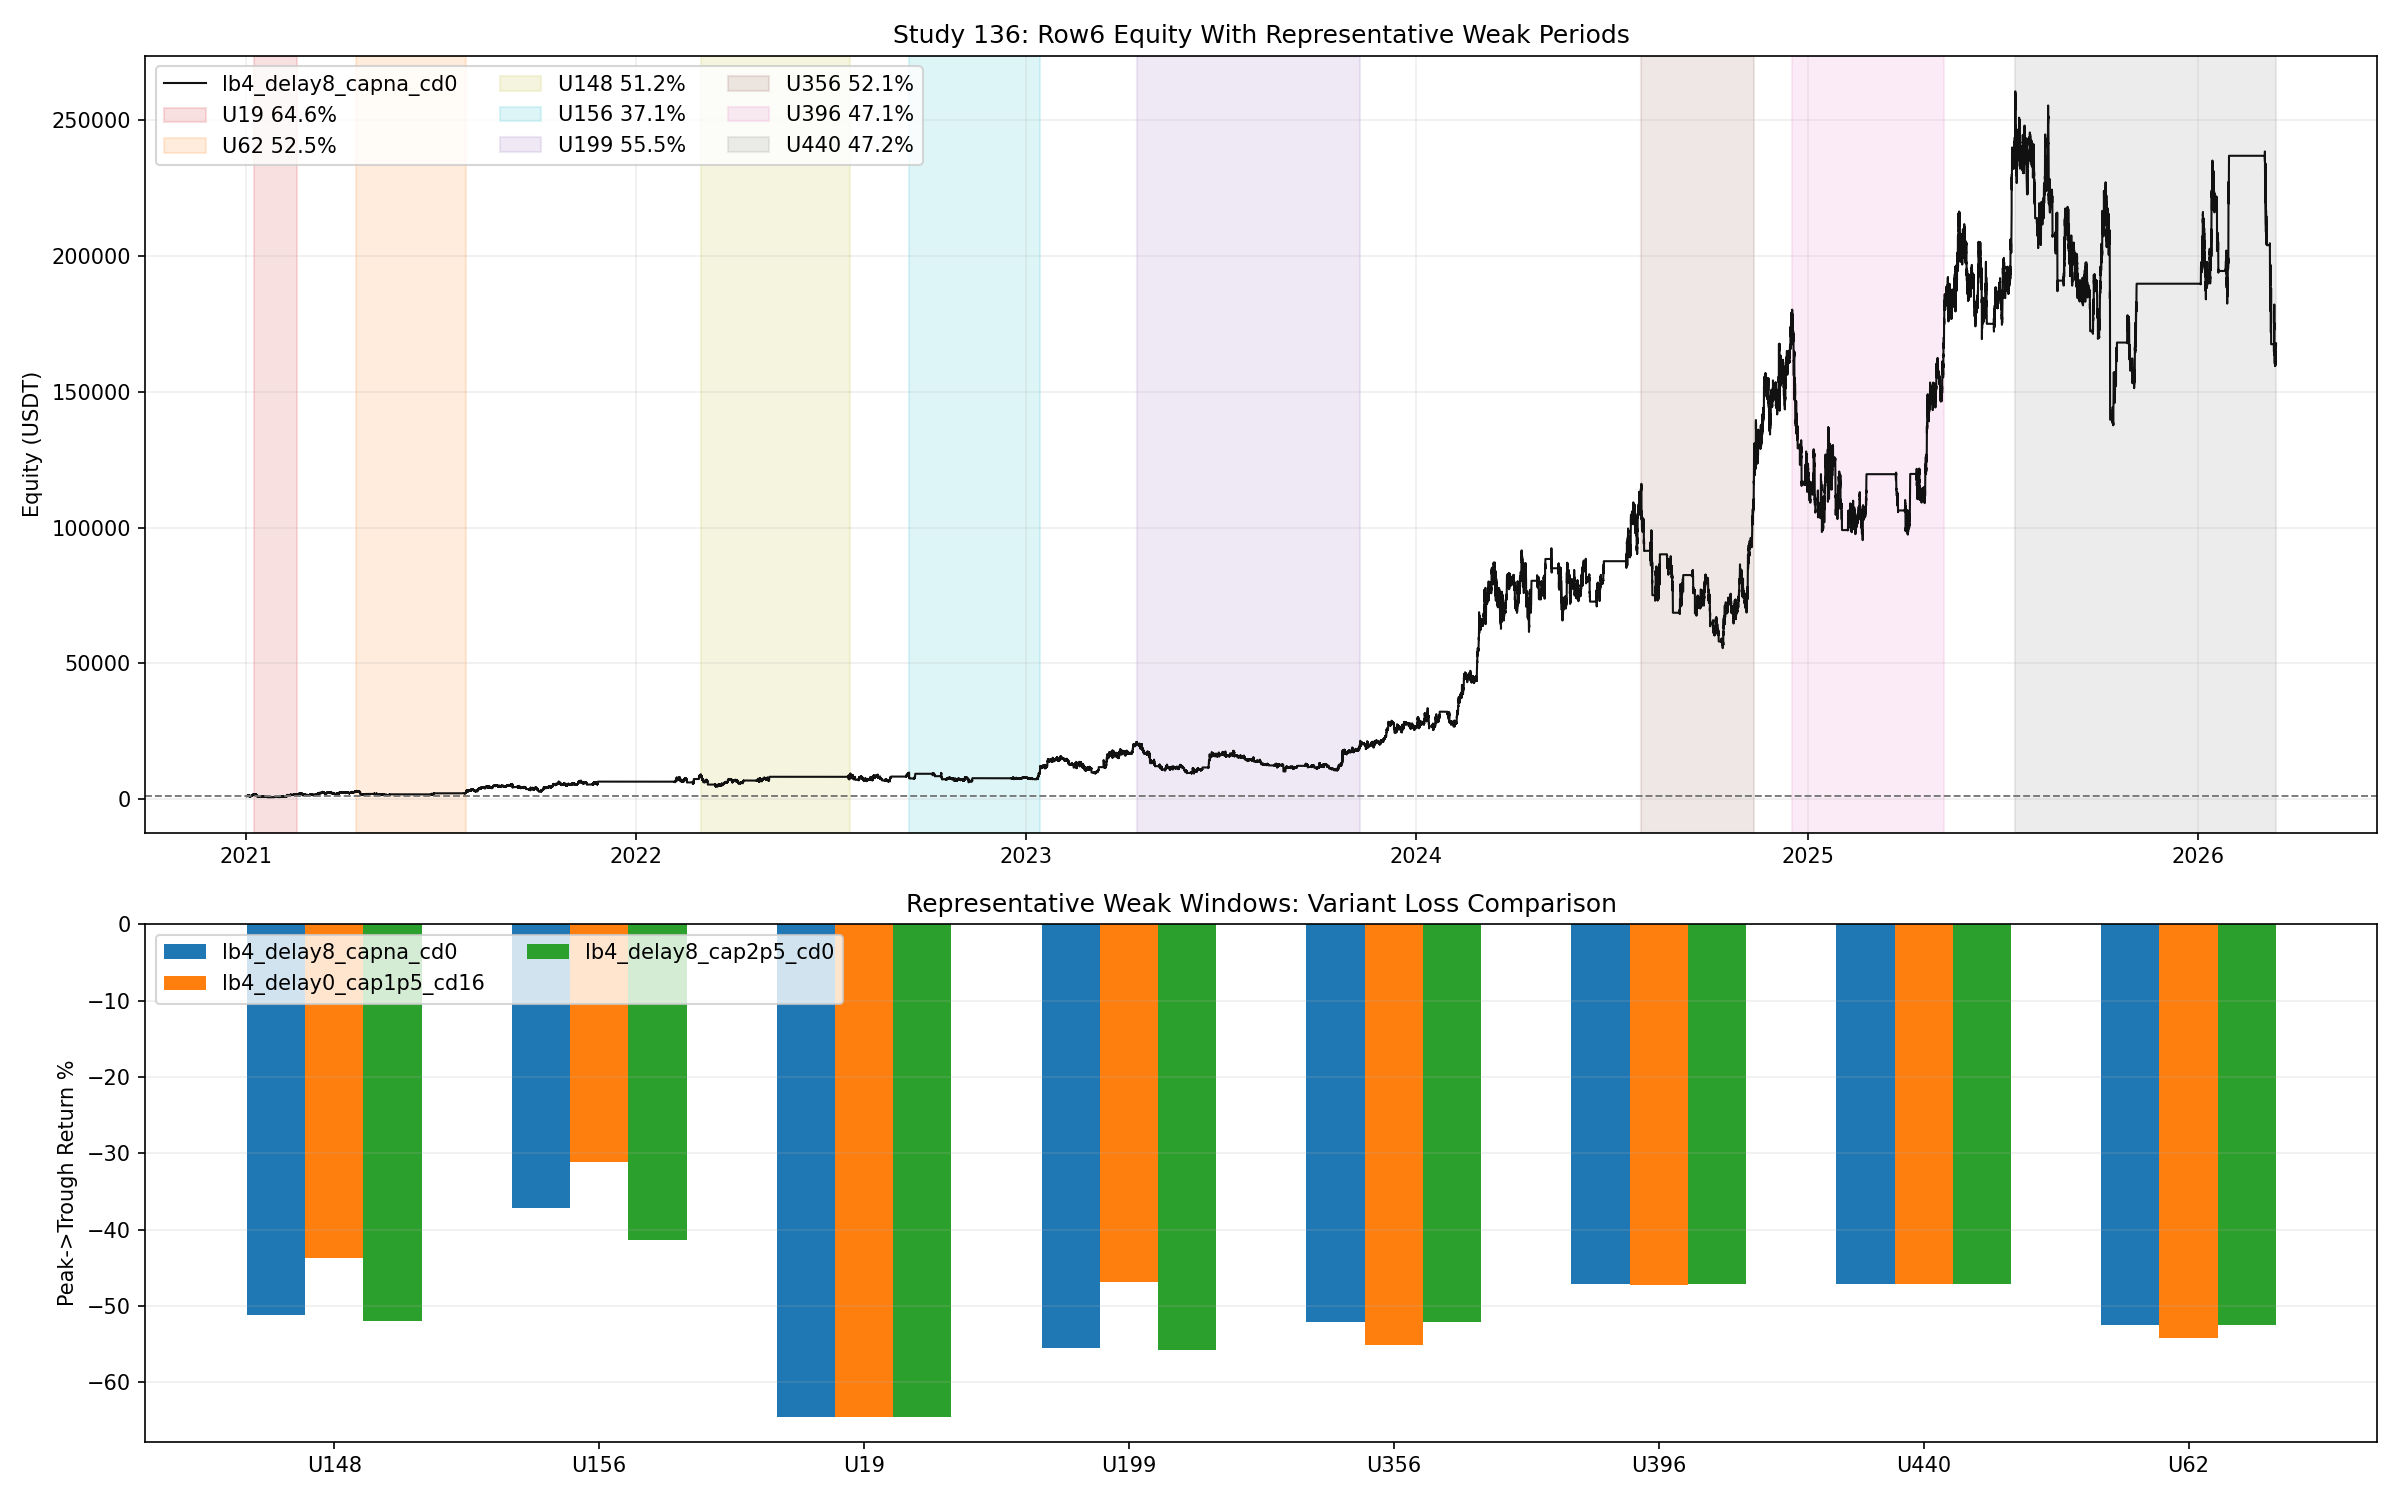

Write Python code to recreate this figure.
from __future__ import annotations

import importlib.util
import sys
from pathlib import Path

import matplotlib.pyplot as plt
import numpy as np
import pandas as pd

ROOT = Path(__file__).resolve().parent

BASE_47_PATH = ROOT / "47_backtest_btcusdt_scale06_adx002_case1_standalone.py"
BASE_76_PATH = ROOT / "76_backtest_btcusdt_scale06_adx002_regime_hold_leverage_sweep.py"
BASE_111_PATH = ROOT / "111_backtest_btcusdt_sr_smc_5m_profitmax.py"
BASE_114_PATH = ROOT / "114_backtest_btcusdt_best_with_sr_smc_filters.py"
BASE_117_PATH = ROOT / "117_backtest_btcusdt_115_highcagr_push.py"
BASE_126_PATH = ROOT / "126_backtest_btcusdt_case3_long_quality_push.py"

OUT_BASE = "136_backtest_btcusdt_row6_episode_state_analysis"
OUT_PNG = ROOT / f"{OUT_BASE}.png"
OUT_MD = ROOT / f"{OUT_BASE}.md"
OUT_EPISODES_CSV = ROOT / f"{OUT_BASE}.csv"
OUT_COMPARE_CSV = ROOT / f"{OUT_BASE}_compare.csv"
OUT_CURVES_CSV = ROOT / f"{OUT_BASE}_curves.csv"

PRIMARY_VARIANT = "lb4_delay8_capna_cd0"
COMPARE_VARIANTS = ["lb4_delay8_cap2p5_cd0", "lb4_delay0_cap1p5_cd16"]
TOP_DEPTH = 5
TOP_DURATION = 5


def load_module(alias: str, path: Path):
    spec = importlib.util.spec_from_file_location(alias, path)
    if spec is None or spec.loader is None:
        raise RuntimeError(f"Cannot load module from: {path}")
    module = importlib.util.module_from_spec(spec)
    sys.modules[alias] = module
    spec.loader.exec_module(module)
    return module


def _fmt(v: float, digits: int = 4) -> str:
    return "N/A" if pd.isna(v) else f"{float(v):.{digits}f}"


def compute_curve_stats(curve: pd.DataFrame, equity_col: str, initial_capital: float) -> dict:
    series = curve[equity_col].astype(float)
    final_equity = float(series.iloc[-1])
    years = max((curve["timestamp"].iloc[-1] - curve["timestamp"].iloc[0]).total_seconds() / 86400.0 / 365.25, 1e-9)
    cagr_pct = ((final_equity / float(initial_capital)) ** (1.0 / years) - 1.0) * 100.0
    dd = series / series.cummax() - 1.0
    max_drawdown_pct = float(-dd.min() * 100.0)
    calmar_ratio = float(cagr_pct / max_drawdown_pct) if max_drawdown_pct > 0 else np.nan
    return {
        "final_equity": final_equity,
        "total_return_pct": (final_equity / float(initial_capital) - 1.0) * 100.0,
        "cagr_pct": cagr_pct,
        "max_drawdown_pct": max_drawdown_pct,
        "calmar_ratio": calmar_ratio,
    }


def compute_underwater_episodes(curve: pd.DataFrame) -> pd.DataFrame:
    df = curve[["timestamp", "equity"]].copy().sort_values("timestamp").reset_index(drop=True)
    df["dd"] = df["equity"] / df["equity"].cummax() - 1.0
    episodes = []
    peak_idx = 0
    in_dd = False
    start_idx = None
    for i, dd in enumerate(df["dd"].to_numpy(dtype=float)):
        if not in_dd and dd < 0:
            in_dd = True
            start_idx = peak_idx
        if in_dd and dd == 0:
            seg = df.iloc[start_idx : i + 1].copy()
            trough_idx = int(seg["dd"].idxmin())
            episodes.append(
                {
                    "peak_idx": start_idx,
                    "trough_idx": trough_idx,
                    "recovery_idx": i,
                    "peak_time": df.iloc[start_idx]["timestamp"],
                    "trough_time": df.iloc[trough_idx]["timestamp"],
                    "recovery_time": df.iloc[i]["timestamp"],
                    "peak_equity": float(df.iloc[start_idx]["equity"]),
                    "trough_equity": float(df.iloc[trough_idx]["equity"]),
                    "recovery_equity": float(df.iloc[i]["equity"]),
                    "depth_pct": -float(seg["dd"].min() * 100.0),
                    "days_to_trough": (df.iloc[trough_idx]["timestamp"] - df.iloc[start_idx]["timestamp"]).total_seconds() / 86400.0,
                    "days_to_recovery": (df.iloc[i]["timestamp"] - df.iloc[start_idx]["timestamp"]).total_seconds() / 86400.0,
                    "recovered": True,
                }
            )
            in_dd = False
        if dd == 0:
            peak_idx = i
    if in_dd and start_idx is not None:
        seg = df.iloc[start_idx:].copy()
        trough_idx = int(seg["dd"].idxmin())
        end_idx = len(df) - 1
        episodes.append(
            {
                "peak_idx": start_idx,
                "trough_idx": trough_idx,
                "recovery_idx": np.nan,
                "peak_time": df.iloc[start_idx]["timestamp"],
                "trough_time": df.iloc[trough_idx]["timestamp"],
                "recovery_time": pd.NaT,
                "peak_equity": float(df.iloc[start_idx]["equity"]),
                "trough_equity": float(df.iloc[trough_idx]["equity"]),
                "recovery_equity": float(df.iloc[end_idx]["equity"]),
                "depth_pct": -float(seg["dd"].min() * 100.0),
                "days_to_trough": (df.iloc[trough_idx]["timestamp"] - df.iloc[start_idx]["timestamp"]).total_seconds() / 86400.0,
                "days_to_recovery": (df.iloc[end_idx]["timestamp"] - df.iloc[start_idx]["timestamp"]).total_seconds() / 86400.0,
                "recovered": False,
            }
        )
    out = pd.DataFrame(episodes).sort_values("peak_time").reset_index(drop=True)
    out.insert(0, "episode_id", [f"U{i+1}" for i in range(len(out))])
    return out


def classify_episode(seg: pd.DataFrame) -> str:
    price_ret = (float(seg["close"].iloc[-1]) / float(seg["close"].iloc[0]) - 1.0) * 100.0
    long_share = float((seg["side"] > 0).mean() * 100.0)
    short_share = float((seg["side"] < 0).mean() * 100.0)
    flat_share = float((seg["side"] == 0).mean() * 100.0)
    bearish_share = float((seg["trend_4h_confirmed"] == "bearish").mean() * 100.0)
    gate_share = float(seg["short_gate_open"].astype(float).mean() * 100.0)
    side_changes = int((seg["side"].fillna(0).astype(int).diff().fillna(0) != 0).sum())
    if long_share >= 45.0 and price_ret <= -15.0:
        return "급락 초입 롱 잔류"
    if bearish_share >= 60.0 and flat_share >= 35.0 and gate_share <= 8.0:
        return "느린 약세장 숏 기회 부족"
    if side_changes >= 10 and long_share >= 20.0 and short_share >= 20.0:
        return "양방향 휩쏘 누적"
    return "혼합형 추세/휩쏘"


def summarize_episode(episode: pd.Series, merged: pd.DataFrame) -> dict:
    peak_time = pd.Timestamp(episode["peak_time"])
    trough_time = pd.Timestamp(episode["trough_time"])
    recovery_time = pd.Timestamp(episode["recovery_time"]) if pd.notna(episode["recovery_time"]) else pd.Timestamp(merged["timestamp"].max())
    seg_pt = merged[(merged["timestamp"] >= peak_time) & (merged["timestamp"] <= trough_time)].copy()
    seg_full = merged[(merged["timestamp"] >= peak_time) & (merged["timestamp"] <= recovery_time)].copy()
    price_peak = float(seg_pt["close"].iloc[0])
    price_trough = float(seg_pt["close"].iloc[-1])
    price_recovery = float(seg_full["close"].iloc[-1])
    return {
        "btc_peak_to_trough_pct": (price_trough / price_peak - 1.0) * 100.0,
        "btc_peak_to_recovery_pct": (price_recovery / price_peak - 1.0) * 100.0,
        "bullish_4h_share_pct": float((seg_pt["trend_4h_confirmed"] == "bullish").mean() * 100.0),
        "bearish_4h_share_pct": float((seg_pt["trend_4h_confirmed"] == "bearish").mean() * 100.0),
        "long_share_pct": float((seg_pt["side"] > 0).mean() * 100.0),
        "short_share_pct": float((seg_pt["side"] < 0).mean() * 100.0),
        "flat_share_pct": float((seg_pt["side"] == 0).mean() * 100.0),
        "short_gate_open_share_pct": float(seg_pt["short_gate_open"].astype(float).mean() * 100.0),
        "avg_bearish_ob_above_count": float(seg_pt["bearish_ob_above_count"].mean()),
        "avg_bullish_ob_below_count": float(seg_pt["bullish_ob_below_count"].mean()),
        "side_change_count": int((seg_pt["side"].fillna(0).astype(int).diff().fillna(0) != 0).sum()),
        "episode_label": classify_episode(seg_pt),
    }


def align_window_return(curve: pd.DataFrame, start_ts: pd.Timestamp, end_ts: pd.Timestamp) -> dict:
    seg = curve[(curve["timestamp"] >= start_ts) & (curve["timestamp"] <= end_ts)].copy()
    start_eq = float(seg["equity"].iloc[0])
    end_eq = float(seg["equity"].iloc[-1])
    dd = seg["equity"].astype(float) / seg["equity"].cummax().astype(float) - 1.0
    return {"window_return_pct": (end_eq / start_eq - 1.0) * 100.0, "window_mdd_pct": -float(dd.min() * 100.0)}


def run_variant_126_state(df: pd.DataFrame, cfg: dict, s76, m117) -> tuple[pd.DataFrame, dict]:
    leverage = float(cfg["leverage"])
    gate_bars = int(cfg["gate_bars"])
    body_atr_mult = float(cfg["body_atr_mult"])
    short_tp_threshold = float(cfg["short_tp_return_pct"]) / 100.0
    max_bearish_above_for_long = int(cfg["max_bearish_above_for_long"])
    long_bullish_delay_bars = int(cfg["long_bullish_delay_bars"])
    long_premium_cap_red_avg_pct = float(cfg["long_premium_cap_red_avg_pct"]) if not pd.isna(cfg["long_premium_cap_red_avg_pct"]) else np.nan
    long_short_sweep_cooldown_bars = int(cfg["long_short_sweep_cooldown_bars"])

    timestamps = df["timestamp"].to_numpy()
    open_np = df["open"].to_numpy(dtype=float)
    high_np = df["high"].to_numpy(dtype=float)
    low_np = df["low"].to_numpy(dtype=float)
    close_np = df["close"].to_numpy(dtype=float)
    atr20 = df["atr20"].to_numpy(dtype=float)
    ema20 = df["ema20"].to_numpy(dtype=float)
    trend = df["trend_4h_confirmed"].astype(str).to_numpy()
    body = df["body"].to_numpy(dtype=float)
    liq_high = df["liq_high_24h_prev"].to_numpy(dtype=float)
    red_avg = df["red_avg"].to_numpy(dtype=float)
    bearish_ob_above_count = df["bearish_ob_above_count"].to_numpy(dtype=int)
    bullish_ob_below_count = df["bullish_ob_below_count"].to_numpy(dtype=int)

    wallet = s76.INITIAL_CAPITAL
    reserve = s76.INITIAL_CAPITAL
    margin = 0.0
    qty = 0.0
    entry = 0.0
    side = 0
    entry_wallet = np.nan
    locked_side = 0
    short_gate_until = -10**9
    prev_trend = None
    bullish_streak = 0
    last_short_sweep_idx = -10**9
    rows: list[dict] = []
    stats = {"trades": 0, "long_entries": 0, "short_entries": 0, "stop_exits": 0, "signal_exits": 0, "tp_exits": 0, "liquidations": 0}

    for i in range(len(df)):
        price_open = float(open_np[i])
        price_high = float(high_np[i])
        price_low = float(low_np[i])
        price_close = float(close_np[i])
        cur_trend = str(trend[i])
        blocked_reentry = False
        bullish_streak = bullish_streak + 1 if cur_trend == "bullish" else 0
        if prev_trend is not None and cur_trend != prev_trend and cur_trend == "bullish":
            short_gate_until = -10**9
        prev_trend = cur_trend

        short_sweep_event = bool(cur_trend == "bearish" and pd.notna(liq_high[i]) and pd.notna(atr20[i]) and body[i] >= atr20[i] * body_atr_mult and price_high > liq_high[i] and price_close < liq_high[i] and price_close < price_open)
        if short_sweep_event:
            short_gate_until = max(short_gate_until, i + gate_bars)
            last_short_sweep_idx = i

        if side != 0:
            liq_price = s76._liq_price(entry, leverage, side)
            stop_price = entry * (1.0 - s76.STOP_PCT) if side > 0 else entry * (1.0 + s76.STOP_PCT)
            if side > 0 and leverage > 1.0 and price_low <= liq_price:
                wallet = max(reserve, 0.0)
                reserve = wallet
                margin = qty = entry = 0.0
                side = 0
                entry_wallet = np.nan
                blocked_reentry = True
                stats["trades"] += 1
                stats["liquidations"] += 1
            elif side < 0 and leverage > 1.0 and price_high >= liq_price:
                wallet = max(reserve, 0.0)
                reserve = wallet
                margin = qty = entry = 0.0
                side = 0
                entry_wallet = np.nan
                blocked_reentry = True
                stats["trades"] += 1
                stats["liquidations"] += 1
            elif side > 0 and price_low <= stop_price:
                wallet = s76._realize_close(reserve, margin, qty, entry, stop_price, side)
                reserve = wallet
                margin = qty = entry = 0.0
                side = 0
                entry_wallet = np.nan
                blocked_reentry = True
                stats["trades"] += 1
                stats["stop_exits"] += 1
            elif side < 0 and price_high >= stop_price:
                wallet = s76._realize_close(reserve, margin, qty, entry, stop_price, side)
                reserve = wallet
                margin = qty = entry = 0.0
                side = 0
                entry_wallet = np.nan
                blocked_reentry = True
                stats["trades"] += 1
                stats["stop_exits"] += 1
            elif side < 0 and entry_wallet > 0:
                marked_wallet = s76._mark_to_market(reserve, margin, qty, entry, price_close, side)
                if marked_wallet / entry_wallet - 1.0 >= short_tp_threshold:
                    wallet = s76._realize_close(reserve, margin, qty, entry, price_close, side)
                    reserve = wallet
                    margin = qty = entry = 0.0
                    locked_side = side
                    side = 0
                    entry_wallet = np.nan
                    stats["trades"] += 1
                    stats["tp_exits"] += 1

        desired_side = 1 if cur_trend == "bullish" else -1
        if locked_side != 0:
            if desired_side == locked_side:
                desired_side = 0
            elif desired_side == -locked_side:
                locked_side = 0

        if not blocked_reentry and side != desired_side:
            if side != 0:
                wallet = s76._realize_close(reserve, margin, qty, entry, price_close, side)
                reserve = wallet
                margin = qty = entry = 0.0
                side = 0
                entry_wallet = np.nan
                stats["trades"] += 1
                stats["signal_exits"] += 1
            if desired_side != 0 and wallet > 0:
                allow_entry = True
                if desired_side < 0:
                    allow_entry = i <= short_gate_until and price_close < ema20[i]
                if allow_entry and desired_side > 0:
                    if int(bearish_ob_above_count[i]) > max_bearish_above_for_long:
                        allow_entry = False
                    elif bullish_streak <= long_bullish_delay_bars:
                        allow_entry = False
                    elif long_short_sweep_cooldown_bars > 0 and (i - last_short_sweep_idx) <= long_short_sweep_cooldown_bars:
                        allow_entry = False
                    elif not pd.isna(long_premium_cap_red_avg_pct) and price_close > red_avg[i] * (1.0 + long_premium_cap_red_avg_pct / 100.0):
                        allow_entry = False
                if allow_entry and not m117.smc_entry_allowed(desired_side, int(bearish_ob_above_count[i]), int(bullish_ob_below_count[i]), 99, 0):
                    allow_entry = False
                if allow_entry:
                    reserve, margin, qty, entry = s76._open_position(wallet, price_close, leverage, desired_side)
                    wallet = reserve + margin
                    side = desired_side
                    entry_wallet = wallet
                    stats["long_entries" if desired_side > 0 else "short_entries"] += 1

        equity = wallet if side == 0 else s76._mark_to_market(reserve, margin, qty, entry, price_close, side)
        rows.append({"timestamp": timestamps[i], "equity": equity, "side": side, "locked_side": locked_side, "short_gate_open": int(i <= short_gate_until), "variant": str(cfg["variant"])})

    if side != 0 and len(df):
        wallet = s76._realize_close(reserve, margin, qty, entry, float(close_np[-1]), side)
        rows[-1]["equity"] = wallet
        rows[-1]["side"] = 0
        stats["trades"] += 1
    return pd.DataFrame(rows), stats


def save_plot(primary_curve: pd.DataFrame, representative_df: pd.DataFrame, compare_df: pd.DataFrame) -> None:
    fig, axes = plt.subplots(2, 1, figsize=(16, 10), sharex=False, gridspec_kw={"height_ratios": [1.8, 1.2]})
    ax_eq, ax_cmp = axes
    ax_eq.plot(primary_curve["timestamp"], primary_curve["equity"], color="#111111", linewidth=1.0, label=PRIMARY_VARIANT)
    ax_eq.axhline(1000.0, color="#777777", linestyle="--", linewidth=0.9)
    colors = ["#d62728", "#ff7f0e", "#bcbd22", "#17becf", "#9467bd", "#8c564b", "#e377c2", "#7f7f7f"]
    for i, (_, row) in enumerate(representative_df.iterrows()):
        start = pd.Timestamp(row["peak_time"])
        end = pd.Timestamp(row["recovery_time"]) if pd.notna(row["recovery_time"]) else pd.Timestamp(primary_curve["timestamp"].max())
        ax_eq.axvspan(start, end, color=colors[i % len(colors)], alpha=0.14, label=f"{row['episode_id']} {row['depth_pct']:.1f}%")
    ax_eq.set_title("Study 136: Row6 Equity With Representative Weak Periods")
    ax_eq.set_ylabel("Equity (USDT)")
    ax_eq.grid(True, alpha=0.2)
    ax_eq.legend(loc="upper left", ncol=3)

    pivot = compare_df.pivot(index="episode_id", columns="variant", values="window_return_pct")
    pivot = pivot[[PRIMARY_VARIANT] + [v for v in pivot.columns if v != PRIMARY_VARIANT]]
    width = 0.22
    x = np.arange(len(pivot.index))
    for i, col in enumerate(pivot.columns):
        ax_cmp.bar(x + (i - (len(pivot.columns) - 1) / 2) * width, pivot[col].to_numpy(dtype=float), width=width, label=col)
    ax_cmp.set_xticks(x)
    ax_cmp.set_xticklabels(pivot.index.tolist())
    ax_cmp.set_ylabel("Peak->Trough Return %")
    ax_cmp.set_title("Representative Weak Windows: Variant Loss Comparison")
    ax_cmp.grid(True, axis="y", alpha=0.2)
    ax_cmp.legend(loc="upper left", ncol=2)
    fig.tight_layout()
    fig.savefig(OUT_PNG, dpi=150)
    plt.close(fig)


def save_report(overall_df: pd.DataFrame, deepest_df: pd.DataFrame, longest_df: pd.DataFrame, representative_df: pd.DataFrame, compare_df: pd.DataFrame, start_ts: pd.Timestamp, end_ts: pd.Timestamp) -> None:
    primary = overall_df[overall_df["variant"] == PRIMARY_VARIANT].iloc[0]
    summary = compare_df.groupby("variant").agg(avg_peak_to_trough_loss_pct=("window_return_pct", "mean"), worst_peak_to_trough_loss_pct=("window_return_pct", "min"), avg_window_mdd_pct=("window_mdd_pct", "mean")).reset_index()
    label_counts = representative_df["episode_label"].value_counts().to_dict()
    lines: list[str] = []
    lines.append("# 136번 연구: row6 약한 구간의 BTC 상태 분석")
    lines.append("")
    lines.append(f"- 대상 전략: `{PRIMARY_VARIANT}`")
    lines.append(f"- 분석 구간: `{start_ts}` ~ `{end_ts}`")
    lines.append(f"- 현재 성적: CAGR `{_fmt(primary['cagr_pct'])}%`, MDD `{_fmt(primary['max_drawdown_pct'])}%`, Calmar `{_fmt(primary['calmar_ratio'])}`")
    lines.append("")
    lines.append("## 깊게 잃은 구간 Top 5")
    lines.append("| Episode | Peak | Trough | Recovery | Depth % | Days To Recovery | BTC Peak->Trough % | Label |")
    lines.append("| --- | --- | --- | --- | ---: | ---: | ---: | --- |")
    for _, row in deepest_df.iterrows():
        recovery_text = row["recovery_time"] if pd.notna(row["recovery_time"]) else "미회복"
        lines.append(f"| {row['episode_id']} | {row['peak_time']} | {row['trough_time']} | {recovery_text} | {_fmt(row['depth_pct'])} | {_fmt(row['days_to_recovery'], 1)} | {_fmt(row['btc_peak_to_trough_pct'])} | {row['episode_label']} |")
    lines.append("")
    lines.append("## 오래 묶인 구간 Top 5")
    lines.append("| Episode | Peak | Trough | Recovery | Depth % | Days To Recovery | Flat % | Gate Open % | Label |")
    lines.append("| --- | --- | --- | --- | ---: | ---: | ---: | ---: | --- |")
    for _, row in longest_df.iterrows():
        recovery_text = row["recovery_time"] if pd.notna(row["recovery_time"]) else "미회복"
        lines.append(f"| {row['episode_id']} | {row['peak_time']} | {row['trough_time']} | {recovery_text} | {_fmt(row['depth_pct'])} | {_fmt(row['days_to_recovery'], 1)} | {_fmt(row['flat_share_pct'])} | {_fmt(row['short_gate_open_share_pct'])} | {row['episode_label']} |")
    lines.append("")
    lines.append("## 대표 구간 해석")
    for _, row in representative_df.iterrows():
        recovery_text = row["recovery_time"] if pd.notna(row["recovery_time"]) else "미회복"
        lines.append(f"- `{row['episode_id']}` {row['episode_label']}: `{row['peak_time']}` -> `{row['trough_time']}` -> `{recovery_text}` / BTC `{_fmt(row['btc_peak_to_trough_pct'])}%` / long `{_fmt(row['long_share_pct'])}%` short `{_fmt(row['short_share_pct'])}%` flat `{_fmt(row['flat_share_pct'])}%` / bearish4h `{_fmt(row['bearish_4h_share_pct'])}%` / gate `{_fmt(row['short_gate_open_share_pct'])}%` / side changes `{int(row['side_change_count'])}`")
    lines.append("")
    lines.append("## 공통 패턴")
    lines.append(f"- 대표 약한 구간 분류: 급락 초입 롱 잔류 `{int(label_counts.get('급락 초입 롱 잔류', 0))}`회, 느린 약세장 숏 기회 부족 `{int(label_counts.get('느린 약세장 숏 기회 부족', 0))}`회, 양방향 휩쏘 누적 `{int(label_counts.get('양방향 휩쏘 누적', 0))}`회.")
    lines.append("- row6의 약점은 두 갈래로 보인다. 빠른 하락 초입에서 롱을 늦게 접는 문제와, 천천히 미끄러지는 약세장에서 숏을 충분히 못 잡는 문제가 같이 있다.")
    lines.append("- 긴 정체 구간은 bearish 4h 비중이 높은데도 flat 비중이 높고 short gate open 비중이 낮다. 즉 느린 bear trend를 자주 놓친다.")
    lines.append("- 깊은 손실 구간 일부는 long 비중이 높은 상태에서 BTC가 이미 크게 밀렸다. 즉 bullish confirmed 체계가 급락 초입엔 늦게 반응한다.")
    lines.append("")
    lines.append("## 개선 힌트")
    lines.append("- 1. `slow bear continuation short` 경로를 따로 넣는 게 가장 유력하다. 지금 short는 sweep 이벤트 의존도가 높다.")
    lines.append("- 2. bearish 전환 초입 long de-risk를 더 빠르게 해야 한다. delay8만으로는 큰 급락 초입 방어가 부족해 보인다.")
    lines.append("- 3. 3.0x는 약한 구간을 증폭한다. 공격성을 유지하더라도 `3.0x -> 2.5x` 다운시프트가 첫 수정안으로 자연스럽다.")
    lines.append("- 4. premium cap 계열은 추격 롱 완화 후보로 여전히 유효하다.")
    lines.append("")
    lines.append("## 대표 구간 비교")
    lines.append("| Variant | Overall CAGR % | Overall MDD % | Avg Peak->Trough % | Worst Peak->Trough % | Avg Window MDD % |")
    lines.append("| --- | ---: | ---: | ---: | ---: | ---: |")
    for _, row in summary.merge(overall_df[["variant", "cagr_pct", "max_drawdown_pct"]], on="variant", how="left").iterrows():
        lines.append(f"| {row['variant']} | {_fmt(row['cagr_pct'])} | {_fmt(row['max_drawdown_pct'])} | {_fmt(row['avg_peak_to_trough_loss_pct'])} | {_fmt(row['worst_peak_to_trough_loss_pct'])} | {_fmt(row['avg_window_mdd_pct'])} |")
    lines.append("")
    lines.append("## 산출물")
    lines.append(f"- Plot: `{OUT_PNG.name}`")
    lines.append(f"- Episodes CSV: `{OUT_EPISODES_CSV.name}`")
    lines.append(f"- Compare CSV: `{OUT_COMPARE_CSV.name}`")
    lines.append(f"- Curves CSV: `{OUT_CURVES_CSV.name}`")
    lines.append(f"- Report: `{OUT_MD.name}`")
    OUT_MD.write_text("\n".join(lines) + "\n", encoding="utf-8")


def run() -> None:
    m47 = load_module("study47_for_136", BASE_47_PATH)
    s76 = load_module("study76_for_136", BASE_76_PATH)
    m111 = load_module("study111_for_136", BASE_111_PATH)
    m114 = load_module("study114_for_136", BASE_114_PATH)
    m117 = load_module("study117_for_136", BASE_117_PATH)
    m126 = load_module("study126_for_136", BASE_126_PATH)
    df_1m, df_4h, end_ts = m114.load_market_data_2021plus()
    market = m114.prepare_market_114(df_1m, df_4h, m47, m111)
    variants = [PRIMARY_VARIANT] + COMPARE_VARIANTS
    cfgs = {cfg["variant"]: cfg for cfg in m126.build_variants() if cfg["variant"] in variants}

    primary_curve, primary_stats = run_variant_126_state(market, cfgs[PRIMARY_VARIANT], s76, m117)
    primary_curve["timestamp"] = pd.to_datetime(primary_curve["timestamp"])
    curves = {PRIMARY_VARIANT: primary_curve.copy()}
    overall_rows = [{"variant": PRIMARY_VARIANT, **compute_curve_stats(primary_curve, "equity", s76.INITIAL_CAPITAL), **primary_stats}]
    for variant in COMPARE_VARIANTS:
        curve, run_stats = m126.run_variant_126(market, cfgs[variant], s76, m117)
        curve["timestamp"] = pd.to_datetime(curve["timestamp"])
        curves[variant] = curve.copy()
        overall_rows.append({"variant": variant, **compute_curve_stats(curve, "equity", s76.INITIAL_CAPITAL), **run_stats})
    overall_df = pd.DataFrame(overall_rows).sort_values(["calmar_ratio", "cagr_pct"], ascending=[False, False]).reset_index(drop=True)

    merged = pd.merge(primary_curve[["timestamp", "equity", "side", "locked_side", "short_gate_open"]], market[["timestamp", "close", "trend_4h_confirmed", "bearish_ob_above_count", "bullish_ob_below_count"]], on="timestamp", how="left").sort_values("timestamp").reset_index(drop=True)
    episodes_df = compute_underwater_episodes(primary_curve)
    episodes_df = pd.DataFrame([{**row.to_dict(), **summarize_episode(row, merged)} for _, row in episodes_df.iterrows()])
    deepest_df = episodes_df.sort_values(["depth_pct", "days_to_recovery"], ascending=[False, False]).head(TOP_DEPTH).copy()
    longest_df = episodes_df.sort_values(["days_to_recovery", "depth_pct"], ascending=[False, False]).head(TOP_DURATION).copy()
    rep_ids = set(deepest_df["episode_id"]).union(set(longest_df["episode_id"]))
    representative_df = episodes_df[episodes_df["episode_id"].isin(rep_ids)].copy().sort_values("peak_time").reset_index(drop=True)

    compare_rows = []
    for _, episode in representative_df.iterrows():
        for variant in variants:
            compare_rows.append({"episode_id": episode["episode_id"], "variant": variant, **align_window_return(curves[variant], pd.Timestamp(episode["peak_time"]), pd.Timestamp(episode["trough_time"]))})
    compare_df = pd.DataFrame(compare_rows)

    episodes_df.to_csv(OUT_EPISODES_CSV, index=False, encoding="utf-8-sig")
    compare_df.to_csv(OUT_COMPARE_CSV, index=False, encoding="utf-8-sig")
    pd.concat([curves[v].assign(variant=v) for v in variants], ignore_index=True).to_csv(OUT_CURVES_CSV, index=False, encoding="utf-8-sig")
    save_plot(primary_curve, representative_df, compare_df)
    save_report(overall_df, deepest_df, longest_df, representative_df, compare_df, pd.Timestamp(primary_curve["timestamp"].min()), pd.Timestamp(end_ts))
    print(f"saved_plot={OUT_PNG.name}")
    print(f"saved_report={OUT_MD.name}")
    print(f"saved_episodes={OUT_EPISODES_CSV.name}")
    print(representative_df[['episode_id','peak_time','trough_time','days_to_recovery','depth_pct','episode_label']].to_string(index=False))
    print(overall_df[['variant','cagr_pct','max_drawdown_pct','calmar_ratio']].to_string(index=False))


if __name__ == "__main__":
    run()
